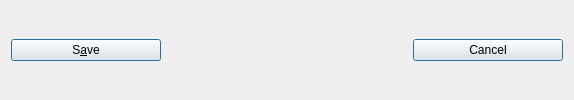
                <widget class="QFrame" name="frameControlButtons">
                    <layout class="QHBoxLayout" name="layoutControlButtons">
                        <item>
                            <widget class="QPushButton" name="saveButton">
                                <property name="minimumSize">
                                    <size>
                                        <width>150</width>
                                        <height>0</height>
                                    </size>
                                </property>
                                <property name="toolTip">
                                    <string>Confirm the settings changes</string>
                                </property>
                                <property name="text">
                                    <string>S&amp;ave</string>
                                </property>
                                <property name="autoDefault">
                                    <bool>false</bool>
                                </property>
                                <property name="default">
                                    <bool>true</bool>
                                </property>
                            </widget>
                        </item>
                        <item>
                            <widget class="QLabel" name="statusLabel">
                                <property name="minimumSize">
                                    <size>
                                        <width>200</width>
                                        <height>0</height>
                                    </size>
                                </property>
                                <property name="font">
                                    <font>
                                        <weight>75</weight>
                                        <bold>true</bold>
                                    </font>
                                </property>
                                <property name="text">
                                    <string/>
                                </property>
                                <property name="textFormat">
                                    <enum>Qt::PlainText</enum>
                                </property>
                                <property name="wordWrap">
                                    <bool>true</bool>
                                </property>
                            </widget>
                        </item>
                        <item>
                            <spacer name="horizontalSpacer">
                                <property name="orientation">
                                    <enum>Qt::Horizontal</enum>
                                </property>
                                <property name="sizeHint" stdset="0">
                                    <size>
                                        <width>40</width>
                                        <height>20</height>
                                    </size>
                                </property>
                            </spacer>
                        </item>
                        <item>
                            <widget class="QPushButton" name="cancelButton">
                                <property name="minimumSize">
                                    <size>
                                        <width>150</width>
                                        <height>0</height>
                                    </size>
                                </property>
                                <property name="toolTip">
                                    <string>Cancel the settings changes</string>
                                </property>
                                <property name="text">
                                    <string>Cancel</string>
                                </property>
                                <property name="autoDefault">
                                    <bool>false</bool>
                                </property>
                                <property name="default">
                                    <bool>true</bool>
                                </property>
                            </widget>
                        </item>
                    </layout>
                </widget>
